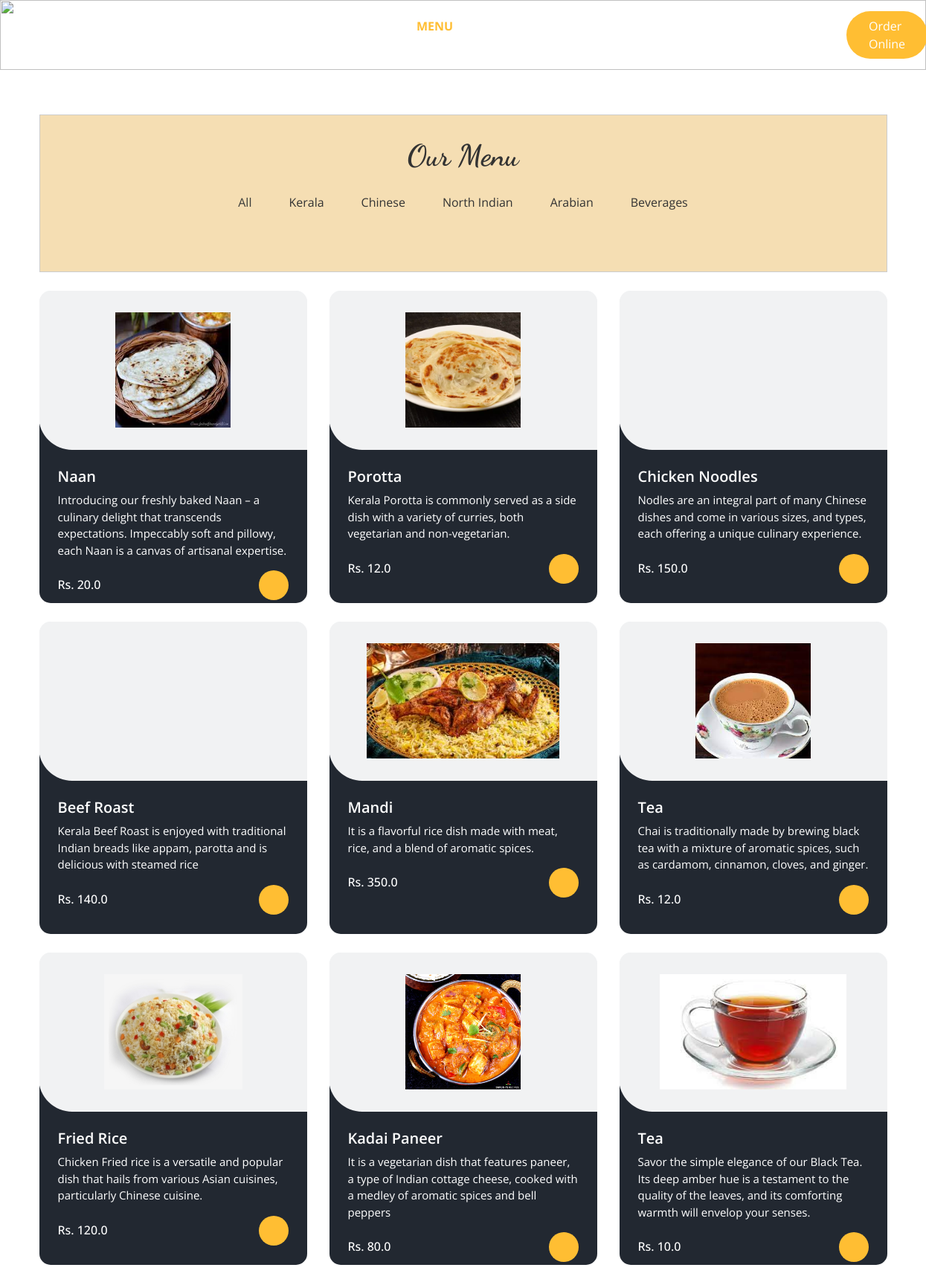
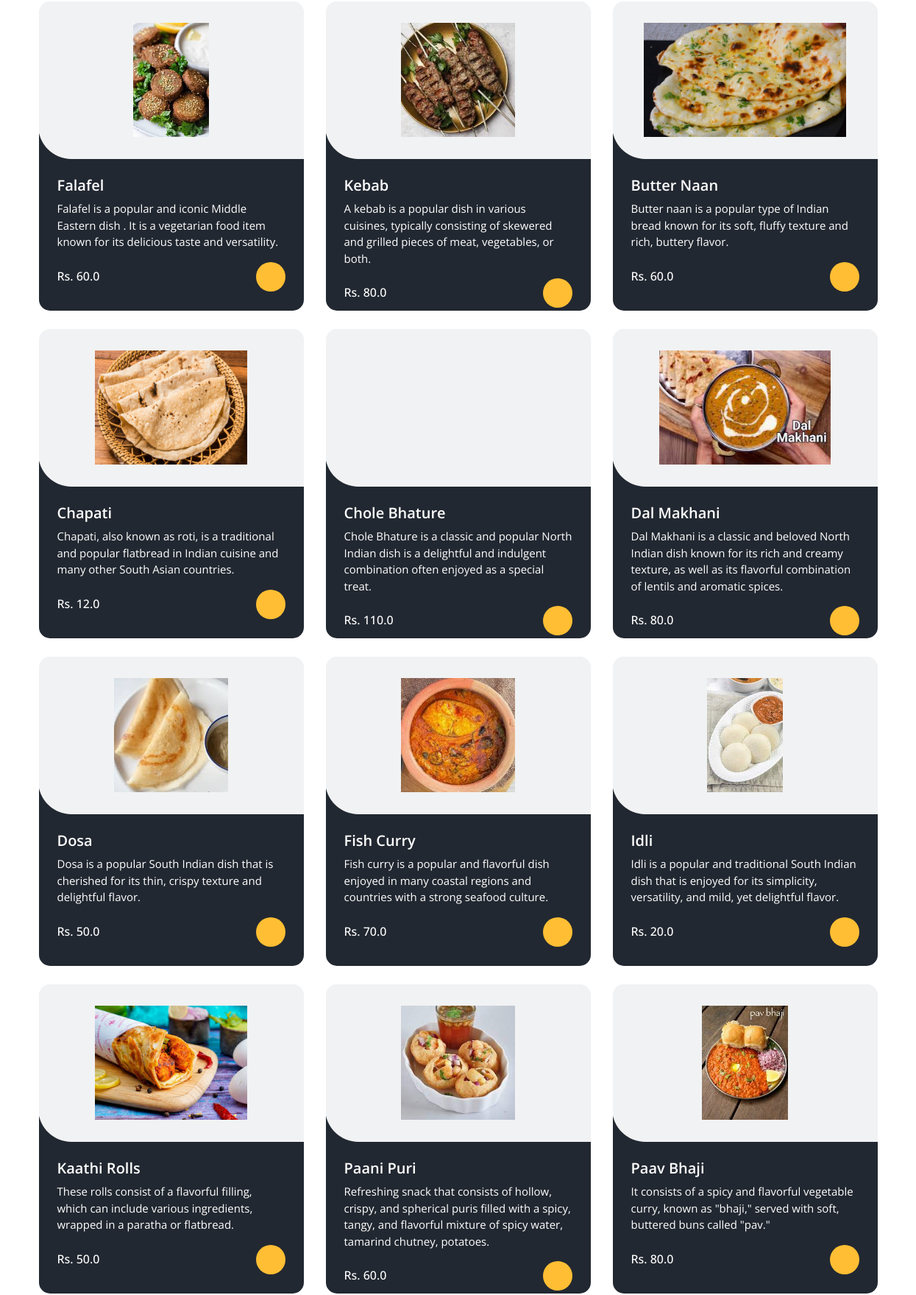
Page /menumore/ (upper part) on the committed database (2 pictures, top to bottom).
### home/models.py (models this page shows, shortened)
class menus(models.Model):
    CATEGORY_CHOICES = (
        ('Kerala', 'Kerala'),
        ('Chineese', 'Chineese'),
        ('North Indian', 'North Indian'),
        ('Arabian', 'Arabian'),
        ('Beverages', 'Beverages'),
    )
    SUBMENU_CHOICES = (
        ('Breads', 'Breads'),
        ('Curries', 'Curries'),
        ('Rice Dishes','Rice Dishes'),
        ('Appetizers','Appetizers'),
        ('Main Course','Main Course'),
        ('Breads & Accompaniments', 'Breads & Accompaniments'),
        ('Rolls & Grills','Rolls & Grills'),
        ('Hot Beverage','Hot Beverage'),
        ('Cold Beverage','Cold Beverage'),
    )
    SUB_SUBMENU_CHOICES = (
        ('Vegetarian', 'Vegetarian'),
        ('Non-Vegetarian', 'Non-Vegetarian'),
        ('Water-based','Water-based'),
        ('Milk-based','Milk-based')
    )
    name = models.CharField(max_length=100)
    category = models.CharField(max_length=50, choices=CATEGORY_CHOICES, default='')
    submenu = models.CharField(max_length=50, choices=SUBMENU_CHOICES, default='', blank=True)
    sub_submenu = models.CharField(max_length=50, choices=SUB_SUBMENU_CHOICES, default='', blank=True)
    desc = models.CharField(max_length=300)
    price = models.FloatField()
    img = models.ImageField(upload_to='menus/', blank=True, null=True)
    active = models.BooleanField(default=True)

### home/views.py (the view)
# urls.py: path('menumore/',menumore, name='menumore'),
def menumore(request):
    Menus=menus.objects.all()
    return render(request,'menumore.html',{'Menus': Menus})

### templates/menumore.html (shortened to what this page needs)
{% load static %}
<!DOCTYPE html>
<html>
<head>
  <link rel="stylesheet" type="text/css" href="{% static 'css/bootstrap.css' %}" />
  <link rel="stylesheet" type="text/css" href="https://cdnjs.cloudflare.com/ajax/libs/OwlCarousel2/2.3.4/assets/owl.carousel.min.css" />
  <link rel="stylesheet" href="https://cdnjs.cloudflare.com/ajax/libs/jquery-nice-select/1.1.0/css/nice-select.min.css" />
  <link href="{% static 'css/font-awesome.min.css' %}" rel="stylesheet" />
  <link href="{% static 'css/style.css' %}" rel="stylesheet" />
  <link href="{% static 'css/responsive.css' %}" rel="stylesheet" />
</head>
<body class="sub_page">
  <div class="hero_area">
    <div class="bg-box">
      <img src="{% static 'images/hero-bg.jpg' %}" alt="">
    </div>
    <header class="header_section">
      <div class="container">
        <nav class="navbar navbar-expand-lg custom_nav-container ">
          <a class="navbar-brand" href="{% url '' %}">
            <span>
            </span>
          </a>
          <div class="collapse navbar-collapse" id="navbarSupportedContent">
            <ul class="navbar-nav  mx-auto ">
              <li class="nav-item">
                <a class="nav-link" href="{% url '' %}">Home </a>
              </li>
              <li class="nav-item">
                <a class="nav-link" href="{% url 'about' %}">About</a>
              </li>
              <li class="nav-item active">
                <a class="nav-link" href="{% url 'menu' %}">Menu <span class="sr-only">(current)</span> </a>
              </li>
              <li class="nav-item">
                <a class="nav-link" href="{% url 'upload_image' %}">Image Search</a>
              </li>
              <li class="nav-item">
                <a class="nav-link" href="{% url 'add_reservation' %}">Book Table</a>
              </li>
              <li class="nav-item">
                <a class="nav-link" href="{% url 'booking_list'  %}">Bookings </a>
              </li>
              <li class="nav-item">
                {% if user.is_authenticated %}
                  <a class="nav-link" href="{% url 'loggout' %}">Logout</a>
                {% else %}
                  <a class="nav-link" href="{% url 'login' %}">Login</a>
                {% endif %}
              </li>
            </ul>
            <div class="user_option">
              <a href="" class="user_link">
                <i class="fa fa-user" aria-hidden="true"></i>
              </a>
              <a class="cart_link" href="#">
              </a>
              <form class="form-inline">
                <button class="btn  my-2 my-sm-0 nav_search-btn" type="submit">
                  <i class="fa fa-search" aria-hidden="true"></i>
                </button>
              </form>
              <a href="" class="order_online">
                Order Online
              </a>
            </div>
          </div>
        </nav>
      </div>
    </header>
  </div>
  <section class="food_section layout_padding">
    <div class="container">
      <div class="centered-div">
      <div class="heading_container heading_center">
        <h2>
          Our Menu
        </h2>
      </div>
      <ul class="filters_menu" style="margin-top: 20px; background-color:wheat ">
        <li class="" data-filter="*"><a href="{% url 'menu' %}" style="color:#393b3a;" >All</a></li>
        <li class="has-submenu">Kerala
        </li>
        <li class="has-submenu">Chinese
        </li>
        <li class="has-submenu">North Indian
        </li>
        <li class="has-submenu">Arabian
        </li>
        <li class="has-submenu">Beverages
        </li>
      </ul><br>
    </div>
      <div class="filters-content">
        <div class="row grid">
    {% for Menu in Menus %}
    {% if Menu.active %}
    <div class="col-sm-6 col-lg-4 all pasta">
        <div class="box" style="height: 420px;">
        <div>
            <div class="img-box" >
                <img src="{{ Menu.img.url }}" alt="" >
            </div>
            <div class="detail-box">
                <h5>
                    {{ Menu.name }}
                </h5>
                <p>
                {{ Menu.desc }}
                </p>
                <div class="options">
                    <h6>
                    Rs. {{ Menu.price }}
                    </h6>
                    <div class="button-container">
                      <a href="{% url 'add_to_cart' Menu.id %}">
                        <i class="fa fa-cart-plus" aria-hidden="true" style="color: black;"></i>
                    </a>
                    </div>
                </div>
            </div>
          </div>
        </div>
    </div>
    {% endif%}
    {% endfor %}
    </div>
      </div>
    </div>
  </section>
</body>
</html>

### static/css/responsive.css (style rules this page uses)
@media (min-width: 1200px) { .container { max-width: 1170px; } }

### templates/menumore.html (style rules this page uses)
.active { font-weight: bold; }
.centered-div { width: 100%; margin: 0 20% 0 0; background-color: wheat; padding: 30px; border: 1px solid #ccc; text-align: center; color: #333; margin-top: -30px; }
.button-container { display: flex; align-items: center; justify-content: space-between; }

### rows in the picture
menus: img (picture), name "Naan", desc "Introducing our freshly baked Naan – a culinary delight that transcends expectations. Impeccably soft and pillowy, each Naan is a canvas of artisanal expertise.", price "20.0"
menus: img (picture), name "Porotta", desc "Kerala Porotta is commonly served as a side dish with a variety of curries, both vegetarian and non-vegetarian.", price "12.0"
menus: name "Chicken Noodles", desc "Nodles are an integral part of many Chinese dishes and come in various sizes, and types, each offering a unique culinary experience.", price "150.0"
menus: name "Beef Roast", desc "Kerala Beef Roast is enjoyed with traditional Indian breads like appam, parotta and is delicious with steamed rice", price "140.0"
menus: img (picture), name "Mandi", desc "It is a flavorful rice dish made with meat, rice, and a blend of aromatic spices.", price "350.0"
menus: img (picture), name "Tea", desc "Chai is traditionally made by brewing black tea with a mixture of aromatic spices, such as cardamom, cinnamon, cloves, and ginger.", price "12.0"
menus: img (picture), name "Fried Rice", desc "Chicken Fried rice is a versatile and popular dish that hails from various Asian cuisines, particularly Chinese cuisine.", price "120.0"
menus: img (picture), name "Kadai Paneer", desc "It is a vegetarian dish that features paneer, a type of Indian cottage cheese, cooked with a medley of aromatic spices and bell peppers", price "80.0"
menus: img (picture), name "Tea", desc "Savor the simple elegance of our Black Tea. Its deep amber hue is a testament to the quality of the leaves, and its comforting warmth will envelop your senses.", price "10.0"
menus: img (picture), name "Falafel", desc "Falafel is a popular and iconic Middle Eastern dish . It is a vegetarian food item known for its delicious taste and versatility.", price "60.0"
menus: img (picture), name "Kebab", desc "A kebab is a popular dish in various cuisines, typically consisting of skewered and grilled pieces of meat, vegetables, or both.", price "80.0"
menus: img (picture), name "Butter Naan", desc "Butter naan is a popular type of Indian bread known for its soft, fluffy texture and rich, buttery flavor.", price "60.0"
menus: img (picture), name "Chapati", desc "Chapati, also known as roti, is a traditional and popular flatbread in Indian cuisine and many other South Asian countries.", price "12.0"
menus: name "Chole Bhature", desc "Chole Bhature is a classic and popular North Indian dish is a delightful and indulgent combination often enjoyed as a special treat.", price "110.0"
menus: img (picture), name "Dal Makhani", desc "Dal Makhani is a classic and beloved North Indian dish known for its rich and creamy texture, as well as its flavorful combination of lentils and aromatic spices.", price "80.0"
menus: img (picture), name "Dosa", desc "Dosa is a popular South Indian dish that is cherished for its thin, crispy texture and delightful flavor.", price "50.0"
menus: img (picture), name "Fish Curry", desc "Fish curry is a popular and flavorful dish enjoyed in many coastal regions and countries with a strong seafood culture.", price "70.0"
menus: img (picture), name "Idli", desc "Idli is a popular and traditional South Indian dish that is enjoyed for its simplicity, versatility, and mild, yet delightful flavor.", price "20.0"
menus: img (picture), name "Kaathi Rolls", desc "These rolls consist of a flavorful filling, which can include various ingredients, wrapped in a paratha or flatbread.", price "50.0"
menus: img (picture), name "Paani Puri", desc "Refreshing snack that consists of hollow, crispy, and spherical puris filled with a spicy, tangy, and flavorful mixture of spicy water, tamarind chutney, potatoes.", price "60.0"
menus: img (picture), name "Paav Bhaji", desc "It consists of a spicy and flavorful vegetable curry, known as \"bhaji,\" served with soft, buttered buns called \"pav.\"", price "80.0"
